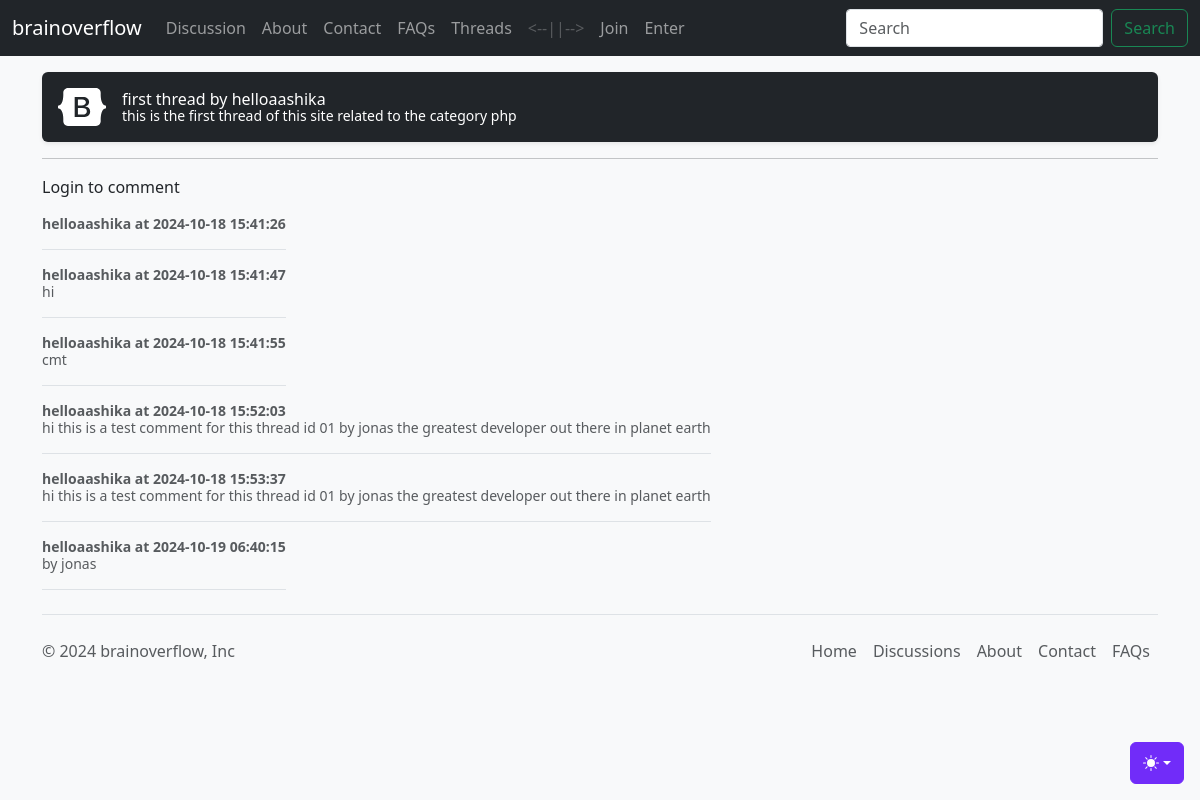
Page /thread.php?th_id=1 on the committed database.
### tables this page shows
CREATE TABLE `threads` (
  `th_id` int(12) NOT NULL,
  `th_name` varchar(256) NOT NULL,
  `th_desc` varchar(4098) NOT NULL,
  `th_ct_id` int(12) NOT NULL,
  `th_user_id` int(12) NOT NULL,
  `th_dt` datetime NOT NULL DEFAULT current_timestamp()
);

CREATE TABLE `users` (
  `sno` int(11) NOT NULL,
  `username` varchar(64) NOT NULL,
  `user_email` varchar(64) NOT NULL,
  `user_pass` varchar(256) NOT NULL,
  `user_dt` datetime NOT NULL DEFAULT current_timestamp()
);

CREATE TABLE `comments` (
  `cmt_id` int(12) NOT NULL,
  `cmt_cnt` varchar(256) NOT NULL,
  `th_id` int(12) NOT NULL,
  `cmt_user_id` int(11) NOT NULL,
  `cmt_dt` datetime NOT NULL DEFAULT current_timestamp()
);

### partials/_helpers.php (called while the page is built, shortened)
<?php
function h(mixed $value): string
{
    return htmlspecialchars((string) ($value ?? ''), ENT_QUOTES | ENT_SUBSTITUTE, 'UTF-8');
}
function positive_int(mixed $value): ?int
{
    $integer = filter_var($value, FILTER_VALIDATE_INT);
    return $integer !== false && $integer > 0 ? $integer : null;
}

### thread.php (the view, shortened to what this page needs)
<?php
require_once 'partials/_helpers.php';
require 'partials/database/_connect.php';
$th_id = positive_int($_GET['th_id'] ?? null);
$threadStatement = mysqli_prepare($conn, 'SELECT * FROM `threads` WHERE th_id = ?');
mysqli_stmt_bind_param($threadStatement, 'i', $th_id);
mysqli_stmt_execute($threadStatement);
$thread = mysqli_fetch_assoc(mysqli_stmt_get_result($threadStatement));
?>
<!DOCTYPE html>
<html lang="en" data-bs-theme="auto">
<head>
  <link rel="stylesheet" href="https://cdn.jsdelivr.net/npm/@docsearch/css@3" />
  <link href="assets/dist/css/bootstrap.min.css" rel="stylesheet" />
  <link href="assets/style.css" rel="stylesheet" />
  <link href="assets/offcanvas-navbar.css" rel="stylesheet" />
  <link href="assets/headers.css" rel="stylesheet">
</head>
<body class="bg-body-tertiary">
    <div class="dropdown position-fixed bottom-0 end-0 mb-3 me-3 bd-mode-toggle">
        <button class="btn btn-bd-primary py-2 dropdown-toggle d-flex align-items-center" id="bd-theme" type="button"
            aria-expanded="false" data-bs-toggle="dropdown" aria-label="Toggle theme (auto)">
            <svg class="bi my-1 theme-icon-active" width="1em" height="1em">
                <use href="#circle-half"></use>
            </svg>
        </button>
    </div>
    <nav class="navbar navbar-expand-lg fixed-top navbar-dark bg-dark" aria-label="Main navigation">
        <?php require 'partials/_header.php'; ?>
    </nav>
    <main class="container">
        <?php
        $th_title = $thread['th_name'];
        $th_desc = $thread['th_desc'];
        $th_user_id = (int) $thread['th_user_id'];
        $authorStatement = mysqli_prepare($conn, 'SELECT username FROM `users` WHERE sno = ?');
        mysqli_stmt_bind_param($authorStatement, 'i', $th_user_id);
        mysqli_stmt_execute($authorStatement);
        $row_03 = mysqli_fetch_assoc(mysqli_stmt_get_result($authorStatement));
        $th_user = $row_03['username'] ?? 'Unknown User';
        echo ' <div class="d-flex align-items-center p-3 my-3 text-white bg-dark rounded shadow-sm">
            <img class="me-3" src="/docs/5.3/assets/brand/bootstrap-logo-white.svg" alt="" width="48" height="38">
            <div class="lh-1">
                <h1 class="h6 mb-0 text-white lh-1">' . h($th_title) . ' by ' . h($th_user) . '</h1>
                <small>' . h($th_desc) . '</small>
            </div>
        </div>'
            ?>
        <hr>
        <?php
        if (($_SESSION['role'] ?? '') === 'user') {
            echo '<form action="thread.php?th_id=' . $th_id . '" method="POST">
        ' . csrf_field() . '
        <div class="mb-3">
            <label for="concern_desc" class="form-label">Comment</label>
            <textarea class="form-control" id="cmt_cnt" name="cmt_cnt" rows="2"></textarea>
        </div>
        <button type="submit" class="btn btn-success">Submit</button>
    </form>';
        } else {
            echo 'Login to comment';
        }
        ?>
        <?php
        $commentsStatement = mysqli_prepare($conn, 'SELECT * FROM `comments` WHERE th_id = ? ORDER BY cmt_dt');
        mysqli_stmt_bind_param($commentsStatement, 'i', $th_id);
        mysqli_stmt_execute($commentsStatement);
        $results = mysqli_stmt_get_result($commentsStatement);
        while ($row = mysqli_fetch_assoc($results)) {
            $cmt_cnt = $row['cmt_cnt'];
            $cmt_dt = $row['cmt_dt'];
            $cmt_user_id = (int) $row['cmt_user_id'];
            $commentAuthorStatement = mysqli_prepare($conn, 'SELECT username FROM `users` WHERE sno = ?');
            mysqli_stmt_bind_param($commentAuthorStatement, 'i', $cmt_user_id);
            mysqli_stmt_execute($commentAuthorStatement);
            $result = mysqli_stmt_get_result($commentAuthorStatement);
            if ($result && mysqli_num_rows($result) > 0) {
                $row2 = mysqli_fetch_assoc($result);
                $username = $row2['username'];
            } else {
                $username = 'Unknown User';
            }
            $is_owner = (($_SESSION['role'] ?? '') === 'user' && isset($_SESSION['sno']) && (int) $_SESSION['sno'] === $cmt_user_id);
            if ($is_owner) {
                echo '<div class="d-flex text-body-secondary pt-3">
                <p class="pb-3 mb-0 small lh-sm border-bottom">
                    <strong class="d-block text-gray-dark">' . h($username) . ' at ' . h($cmt_dt) . '</strong>
                    ' . h($cmt_cnt) . '
                </p>';
            } else {
                echo '<div class="d-flex text-body-secondary pt-3">
                        <p class="pb-3 mb-0 small lh-sm border-bottom">
                            <strong class="d-block text-gray-dark">' . h($username) . ' at ' . h($cmt_dt) . '</strong>
                            ' . h($cmt_cnt) . '
                        </p>
                        </div>';
            }
        }
        ?>
    </main>
    <?php include 'partials/_footer.php' ?>
</body>
</html>

### assets/style.css (style rules this page uses)
.bi { vertical-align: -0.125em; fill: currentColor; }
.btn-bd-primary { --bd-violet-bg: #712cf9; --bd-violet-rgb: 112.520718, 44.062154, 249.437846; --bs-btn-font-weight: 600; --bs-btn-color: var(--bs-white); --bs-btn-bg: var(--bd-violet-bg); --bs-btn-border-color: var(--bd-violet-bg); --bs-btn-hover-color: var(--bs-white); --bs-btn-hover-bg: #6528e0; --bs-btn-hover-border-color: #6528e0; --bs-btn-focus-shadow-rgb: var(--bd-violet-rgb); --bs-btn-active-color: var(--bs-btn-hover-color); --bs-btn-active-bg: #5a23c8; --bs-btn-active-border-color: #5a23c8; }
.bd-mode-toggle { z-index: 1500; }
body { background-color: #f8f9fa; }

### assets/offcanvas-navbar.css (style rules this page uses)
html, body { overflow-x: hidden; }
body { padding-top: 56px; }

### rows in the picture
threads: th_name "first thread", th_desc "this is the first thread of this site related to the category php"
users: username "helloaashika"
comments: users.username "helloaashika", cmt_dt "2024-10-18 15:41:26"
comments: users.username "helloaashika", cmt_dt "2024-10-18 15:41:47", cmt_cnt "hi"
comments: users.username "helloaashika", cmt_dt "2024-10-18 15:41:55", cmt_cnt "cmt"
comments: users.username "helloaashika", cmt_dt "2024-10-18 15:52:03", cmt_cnt "hi this is a test comment for this thread id 01 by jonas the greatest developer out there in planet earth"
comments: users.username "helloaashika", cmt_dt "2024-10-18 15:53:37", cmt_cnt "hi this is a test comment for this thread id 01 by jonas the greatest developer out there in planet earth"
comments: users.username "helloaashika", cmt_dt "2024-10-19 06:40:15", cmt_cnt "by jonas"
